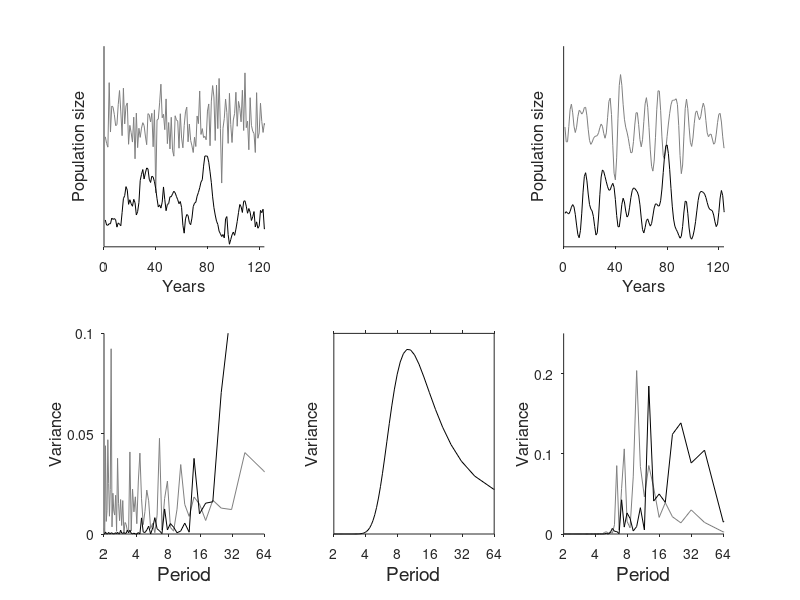

Write MATLAB code to recreate this figure.
function filter_example

% Make figure showing example of population filtering colored noise:

% Inspired in part by code shared by Hristo Zhivomirov
% (https://www.mathworks.com/matlabcentral/fileexchange/42919-pink--red--blue-and-violet-noise-generation-with-matlab-implementation/content/bluenoise.m)
rng(8) %4
N = 2^7;% number of samples (must be power of 2)
f = linspace(0,0.5,N/2); % frequencies
NumUniquePts = N/2+1;

%-----------------------------------------
% White noise:
Wh = normrnd(0,1,[N,1]);

% FFT
y = fft(detrend(Wh),N)/N;
Wh_f1 = y; % the raw FFT
y = y(2:(N/2+1));
Wh_f = abs(y); % magnitude
%------------------------------------------

%------------------------------------------
% Red noise:
x = normrnd(0,1,[N,1]);
X = fft(x); 
n = 1:NumUniquePts;

% multiply to make power spectrum proportional to 1/(f^2)
X(1:NumUniquePts) = X(1:NumUniquePts)./(n(:));
% Do the same for the right half:
X((NumUniquePts+1):N) = real(X(N/2:-1:2)) -1i*imag(X(N/2:-1:2));

Red = real(ifft(X));
Red = Red(1:N);
Red = (Red-mean(Red))./std(Red);

% FFT
y = fft(Red,N)/N;
Red_f1 = y; % raw FFT
y = y(2:N/2+1);
Red_f = abs(y); % magnitude
%------------------------------------------

%------------------------------------------
% A filter
Filt = normpdf(f,0.1,0.05);
Filt = Filt./sum(Filt);
%------------------------------------------

%------------------------------------------
% Apply filter
Wh_fn = Wh_f1(:).*[Filt(:);flipud(Filt(:))];
Red_fn = Red_f1(:).*[Filt(:);flipud(Filt(:))];

% Recover the new signal:
Wh_n = real(ifft(Wh_fn,N))*N;
Wh_n = Wh_n./std(Wh_n);
Red_n = real(ifft(Red_fn,N))*N;
Red_n = Red_n./std(Red_n);


% Check that the FFT matches
Wh_nf = abs(fft(Wh_n,N))/N;
Red_nf = abs(fft(Red_n,N))/N;

Wh_nf = Wh_nf(1:N/2);
Red_nf = Red_nf(1:N/2);

figure(1)
clf
set(gcf,'units','cent','position',[10 10 21 10])
Gray = [0.5 0.5 0.5];

subplot(2,3,1)
set(gcf,'units','cent','position',[10 10 21 10])
hold on
plot(2+Wh,'color',Gray)
plot(-2+Red,'-','color','k')
set(gca,'ytick',[],'xtick',0:20:160)
set(gca,'xlim',[0 124],'xtick',0:40:160)
set(gca,'tickdir','out','ticklength',[0.015 0.015])
xlabel('Years','fontsize',12)
ylabel('Population size','fontsize',12)

subplot(2,3,4)
hold on
plot(-log2(f),2*Wh_f.^2,'color',Gray)
plot(-log2(f),2*Red_f.^2,'color','k')
set(gca,'xlim',[1 6],'xtick',1:6,'xticklabel',1./(2.^(-1:-1:-6)))
set(gca,'ylim',[0 0.1],'ytick',0:0.05:0.4)
set(gca,'tickdir','out','ticklength',[0.015 0.015])
xlabel('Period','fontsize',14)
ylabel('Variance','fontsize',12)

subplot(2,3,5)
plot(-log2(f),Filt,'k')
set(gca,'ytick',[])
set(gca,'xlim',[1 6],'xtick',1:6,'xticklabel',1./(2.^(-1:-1:-6)))
set(gca,'tickdir','out','ticklength',[0.015 0.015])
xlabel('Period','fontsize',14)
ylabel('Variance','fontsize',12)

subplot(2,3,3)
hold on
plot(2+Wh_n,'color',Gray)
plot(-2+Red_n,'color','k')
set(gca,'ytick',[],'xtick',0:20:160)
set(gca,'xlim',[0 124],'xtick',0:40:160)
set(gca,'tickdir','out','ticklength',[0.015 0.015])
xlabel('Years','fontsize',12)
ylabel('Population size','fontsize',12)

subplot(2,3,6)
hold on
plot(-log2(f),2*(Wh_nf).^2,'color',Gray)
plot(-log2(f),2*(Red_nf).^2,'color','k')
set(gca,'xlim',[1 6],'xtick',1:6,'xticklabel',1./(2.^(-1:-1:-6)))
set(gca,'ylim',[0 0.25],'ytick',0:0.1:0.4)
set(gca,'tickdir','out','ticklength',[0.015 0.015])
xlabel('Period','fontsize',14)
ylabel('Variance','fontsize',12)


% Define a transfer function:


